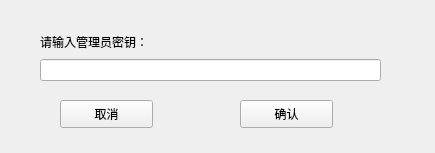
<?xml version="1.0" encoding="UTF-8"?>
<ui version="4.0">
 <class>Form</class>
 <widget class="QWidget" name="Form">
  <property name="geometry">
   <rect>
    <x>0</x>
    <y>0</y>
    <width>435</width>
    <height>153</height>
   </rect>
  </property>
  <property name="windowTitle">
   <string>Form</string>
  </property>
  <widget class="QWidget" name="verticalLayoutWidget">
   <property name="geometry">
    <rect>
     <x>40</x>
     <y>30</y>
     <width>341</width>
     <height>51</height>
    </rect>
   </property>
   <layout class="QVBoxLayout" name="verticalLayout">
    <item>
     <widget class="QLabel" name="label">
      <property name="text">
       <string>请输入管理员密钥：</string>
      </property>
     </widget>
    </item>
    <item>
     <widget class="QLineEdit" name="let_key"/>
    </item>
   </layout>
  </widget>
  <widget class="QPushButton" name="btn_cancel">
   <property name="geometry">
    <rect>
     <x>60</x>
     <y>100</y>
     <width>93</width>
     <height>28</height>
    </rect>
   </property>
   <property name="text">
    <string>取消</string>
   </property>
  </widget>
  <widget class="QPushButton" name="btn_ok">
   <property name="geometry">
    <rect>
     <x>240</x>
     <y>100</y>
     <width>93</width>
     <height>28</height>
    </rect>
   </property>
   <property name="text">
    <string>确认</string>
   </property>
  </widget>
 </widget>
 <resources/>
 <connections/>
</ui>
